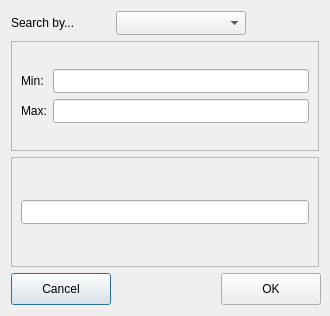
<?xml version="1.0" encoding="UTF-8"?>
<ui version="4.0">
 <class>SearchOnTableDialog</class>
 <widget class="QDialog" name="SearchOnTableDialog">
  <property name="geometry">
   <rect>
    <x>0</x>
    <y>0</y>
    <width>330</width>
    <height>316</height>
   </rect>
  </property>
  <property name="minimumSize">
   <size>
    <width>330</width>
    <height>316</height>
   </size>
  </property>
  <property name="maximumSize">
   <size>
    <width>16777215</width>
    <height>16777215</height>
   </size>
  </property>
  <property name="windowTitle">
   <string>Search by...</string>
  </property>
  <layout class="QGridLayout" name="gridLayout">
   <item row="0" column="0">
    <widget class="QLabel" name="label">
     <property name="text">
      <string>Search by...</string>
     </property>
    </widget>
   </item>
   <item row="0" column="1">
    <widget class="QComboBox" name="selectionlist">
     <property name="sizePolicy">
      <sizepolicy hsizetype="Expanding" vsizetype="Fixed">
       <horstretch>0</horstretch>
       <verstretch>0</verstretch>
      </sizepolicy>
     </property>
     <property name="minimumSize">
      <size>
       <width>130</width>
       <height>24</height>
      </size>
     </property>
     <property name="maximumSize">
      <size>
       <width>16777215</width>
       <height>16777215</height>
      </size>
     </property>
     <property name="editable">
      <bool>false</bool>
     </property>
    </widget>
   </item>
   <item row="1" column="0" colspan="3">
    <widget class="QFrame" name="variableframe">
     <property name="minimumSize">
      <size>
       <width>220</width>
       <height>110</height>
      </size>
     </property>
     <property name="frameShape">
      <enum>QFrame::StyledPanel</enum>
     </property>
     <property name="frameShadow">
      <enum>QFrame::Raised</enum>
     </property>
     <layout class="QGridLayout" name="gridLayout_3">
      <item row="0" column="0" colspan="2">
       <layout class="QGridLayout" name="gridLayout_2">
        <item row="0" column="1">
         <widget class="QLineEdit" name="minvaledit">
          <property name="minimumSize">
           <size>
            <width>0</width>
            <height>24</height>
           </size>
          </property>
         </widget>
        </item>
        <item row="1" column="0">
         <widget class="QLabel" name="label_3">
          <property name="text">
           <string>Max:</string>
          </property>
         </widget>
        </item>
        <item row="0" column="0">
         <widget class="QLabel" name="label_2">
          <property name="text">
           <string>Min:</string>
          </property>
         </widget>
        </item>
        <item row="1" column="1">
         <widget class="QLineEdit" name="maxvaledit">
          <property name="minimumSize">
           <size>
            <width>0</width>
            <height>24</height>
           </size>
          </property>
         </widget>
        </item>
       </layout>
      </item>
     </layout>
    </widget>
   </item>
   <item row="2" column="0" colspan="3">
    <widget class="QFrame" name="labelframe">
     <property name="minimumSize">
      <size>
       <width>220</width>
       <height>37</height>
      </size>
     </property>
     <property name="maximumSize">
      <size>
       <width>16777215</width>
       <height>16777215</height>
      </size>
     </property>
     <property name="frameShape">
      <enum>QFrame::StyledPanel</enum>
     </property>
     <property name="frameShadow">
      <enum>QFrame::Raised</enum>
     </property>
     <layout class="QGridLayout" name="gridLayout_4">
      <item row="0" column="0">
       <widget class="QLineEdit" name="lineEdit">
        <property name="minimumSize">
         <size>
          <width>0</width>
          <height>24</height>
         </size>
        </property>
       </widget>
      </item>
     </layout>
    </widget>
   </item>
   <item row="3" column="0">
    <widget class="QPushButton" name="cancelButton">
     <property name="minimumSize">
      <size>
       <width>100</width>
       <height>32</height>
      </size>
     </property>
     <property name="maximumSize">
      <size>
       <width>100</width>
       <height>32</height>
      </size>
     </property>
     <property name="text">
      <string>Cancel</string>
     </property>
    </widget>
   </item>
   <item row="3" column="2">
    <widget class="QPushButton" name="okButton">
     <property name="minimumSize">
      <size>
       <width>100</width>
       <height>32</height>
      </size>
     </property>
     <property name="maximumSize">
      <size>
       <width>100</width>
       <height>32</height>
      </size>
     </property>
     <property name="text">
      <string>OK</string>
     </property>
    </widget>
   </item>
  </layout>
 </widget>
 <resources/>
 <connections/>
</ui>
